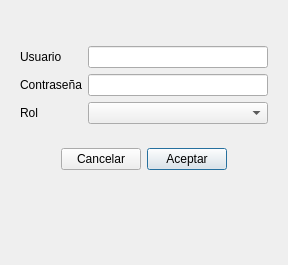
<?xml version="1.0" encoding="UTF-8"?>
<ui version="4.0">
 <class>dSignUp</class>
 <widget class="QDialog" name="dSignUp">
  <property name="windowModality">
   <enum>Qt::ApplicationModal</enum>
  </property>
  <property name="geometry">
   <rect>
    <x>0</x>
    <y>0</y>
    <width>288</width>
    <height>265</height>
   </rect>
  </property>
  <property name="windowTitle">
   <string>Registro de usuario</string>
  </property>
  <property name="modal">
   <bool>true</bool>
  </property>
  <layout class="QVBoxLayout" name="verticalLayout">
   <item>
    <widget class="QWidget" name="widgetMain" native="true">
     <layout class="QFormLayout" name="formLayout">
      <property name="topMargin">
       <number>35</number>
      </property>
      <item row="0" column="0">
       <widget class="QLabel" name="lbUsername">
        <property name="text">
         <string>Usuario</string>
        </property>
       </widget>
      </item>
      <item row="0" column="1">
       <widget class="QLineEdit" name="lfUsername"/>
      </item>
      <item row="1" column="0">
       <widget class="QLabel" name="lbPassword">
        <property name="text">
         <string>Contraseña</string>
        </property>
       </widget>
      </item>
      <item row="1" column="1">
       <widget class="QLineEdit" name="lfPassword">
        <property name="placeholderText">
         <string/>
        </property>
       </widget>
      </item>
      <item row="2" column="0">
       <widget class="QLabel" name="lbRol">
        <property name="text">
         <string>Rol</string>
        </property>
       </widget>
      </item>
      <item row="2" column="1">
       <widget class="QComboBox" name="cboxRol">
        <property name="editable">
         <bool>false</bool>
        </property>
        <property name="minimumContentsLength">
         <number>0</number>
        </property>
       </widget>
      </item>
     </layout>
    </widget>
   </item>
   <item>
    <widget class="QWidget" name="widgetButtons" native="true">
     <layout class="QHBoxLayout" name="horizontalLayout">
      <item>
       <spacer name="horizontalSpacer">
        <property name="orientation">
         <enum>Qt::Horizontal</enum>
        </property>
        <property name="sizeHint" stdset="0">
         <size>
          <width>40</width>
          <height>20</height>
         </size>
        </property>
       </spacer>
      </item>
      <item>
       <widget class="QPushButton" name="btCancel">
        <property name="text">
         <string>Cancelar</string>
        </property>
       </widget>
      </item>
      <item>
       <widget class="QPushButton" name="btAccept">
        <property name="text">
         <string>Aceptar</string>
        </property>
        <property name="default">
         <bool>true</bool>
        </property>
       </widget>
      </item>
      <item>
       <spacer name="horizontalSpacer_2">
        <property name="orientation">
         <enum>Qt::Horizontal</enum>
        </property>
        <property name="sizeHint" stdset="0">
         <size>
          <width>40</width>
          <height>20</height>
         </size>
        </property>
       </spacer>
      </item>
     </layout>
    </widget>
   </item>
   <item>
    <spacer name="verticalSpacer">
     <property name="orientation">
      <enum>Qt::Vertical</enum>
     </property>
     <property name="sizeHint" stdset="0">
      <size>
       <width>20</width>
       <height>40</height>
      </size>
     </property>
    </spacer>
   </item>
  </layout>
 </widget>
 <resources/>
 <connections/>
</ui>
